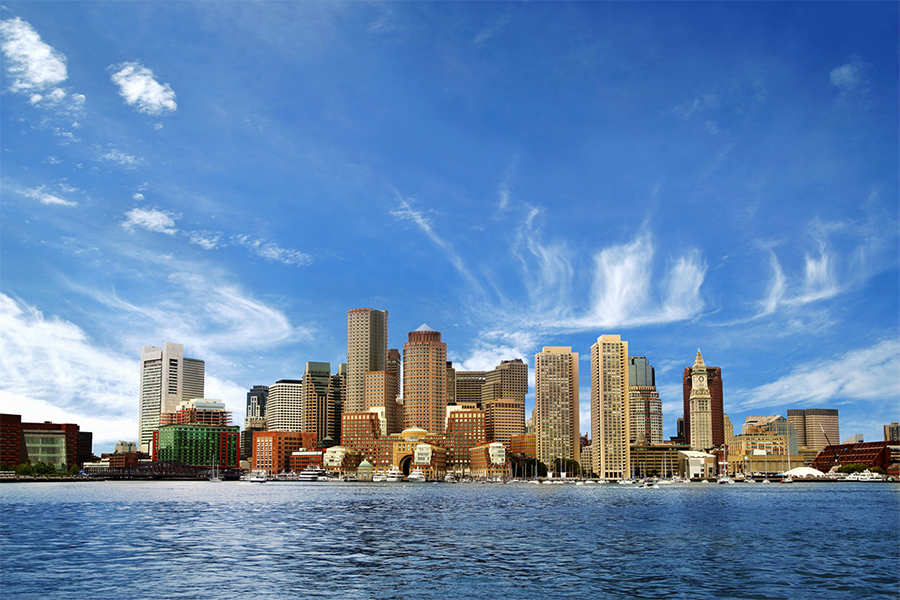
#> input picture Projects/ImgProcessingGUI/images/boston-skyline.jpg, 900 x 600 px
$ python -i img_processing.py   (imports and definitions only)
#> lines starting #> are read from the running program, lines starting #| are printed output that depends on the picture
#!/usr/bin/python
#img_processing.py

'''Holds functions that preform specific tasks related to changin images'''

__version__ = "1.0.0"
__author__ = 'Gregory Chekler'

from PIL import Image

# [61 lines left out: functions inversion, lighten_darken, not called in this run]


def greyscale(image_path):
    """taking and original image and creating a greyscale version of it

    :param image_path: the initial image path
    :return: the new image
    """
#> called with image_path = 'images/boston-skyline.jpg'
    img = Image.open(str(image_path))
#> img is the input picture: PIL image 900x600 RGB; mean R, G, B 99.2, 133.2, 173.9
    rgb = img.convert('RGB')

    width = rgb.size[0]
#> width = 900
    height = rgb.size[1]
#> height = 600

    #average value to implement greyscale set at 0 to begin with
    avg = 0
    net_avg = 0


    new_image = Image.new("RGBA", (width, height), "blue")
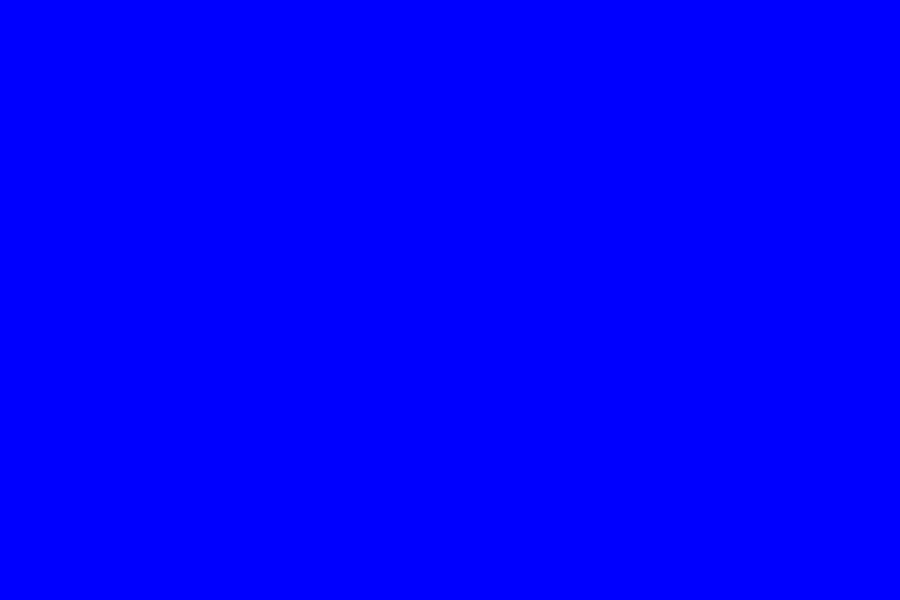
#> new_image: PIL image 900x600 RGBA; mean R, G, B, A 0, 0, 255, 255
    for col in range(width):
        for row in range(height):
            current_pixel = img.getpixel((col, row))

            red_amt = current_pixel[0]
            green_amt = current_pixel[1]
            blue_amt = current_pixel[2]

            r = red_amt
            g = green_amt
            b = blue_amt


            avg = (r+g+b)//3 #calculation to get the average value
            net_avg = net_avg + avg #this is used for the black_and_white function to save processing time

            new_image.putpixel((col, row), (avg, avg, avg))
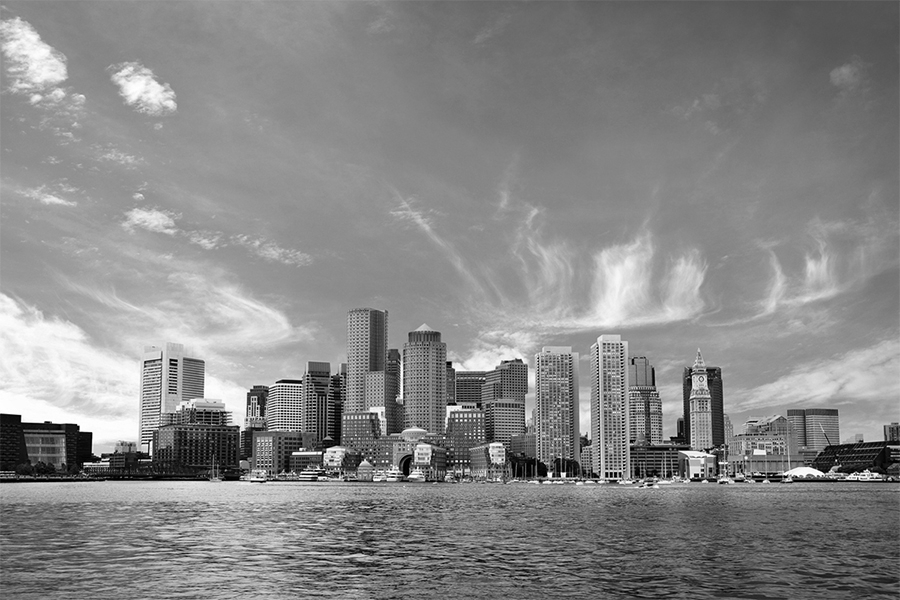
#> new_image: PIL image 900x600 RGBA; mean R, G, B, A 135.1, 135.1, 135.1, 255
#> after the loop, net_avg = 72964958

    net_avg = net_avg//(width*height)
#> net_avg = 135
    return new_image, net_avg #returns both; only the image is used and net_avg is used for next function

def black_and_white(image_path):
    """Creates a black and white image

    :param image_path: the original image path
    :return: the new image
    """

    img = greyscale(image_path)[0]
    net_avg = greyscale(image_path)[1]
#> net_avg = 135
    rgb = img.convert('RGB')

    width = rgb.size[0]
#> width = 900
    height = rgb.size[1]
#> height = 600

    # average value to implement greyscale set at 0 to begin with
    avg = 0

    new_image = Image.new("RGBA", (width, height), "blue")
    for col in range(width):
        for row in range(height):
            current_pixel = img.getpixel((col, row))

            red_amt = current_pixel[0]
            green_amt = current_pixel[1]
            blue_amt = current_pixel[2]

            r = red_amt
            g = green_amt
            b = blue_amt

            #averages the values and then checks it against the net_avg
            # which determines if the pixel should be black or white
            avg = (r + g + b) // 3

            if avg > net_avg:
                new_image.putpixel((col, row), (255, 255, 255))
            if avg < net_avg:
                new_image.putpixel((col, row), (0, 0, 0))
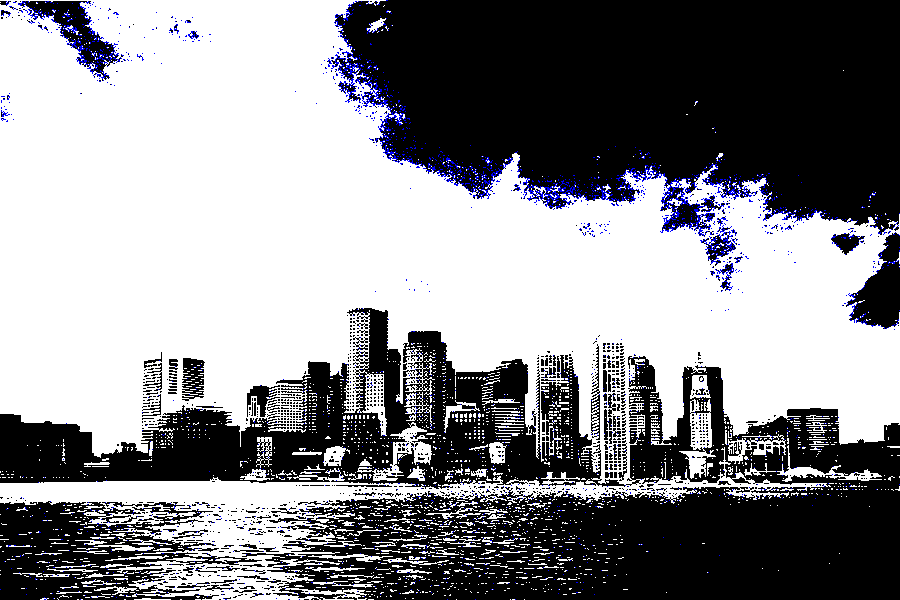
#> new_image: PIL image 900x600 RGBA; mean R, G, B, A 137.4, 137.4, 140.8, 255

    return new_image

# [107 lines left out: functions filter, reverse, save, show, not called in this run]

>>> result = black_and_white('images/boston-skyline.jpg')

$ run again, on Projects/ImgProcessingGUI/images/boston.jpg
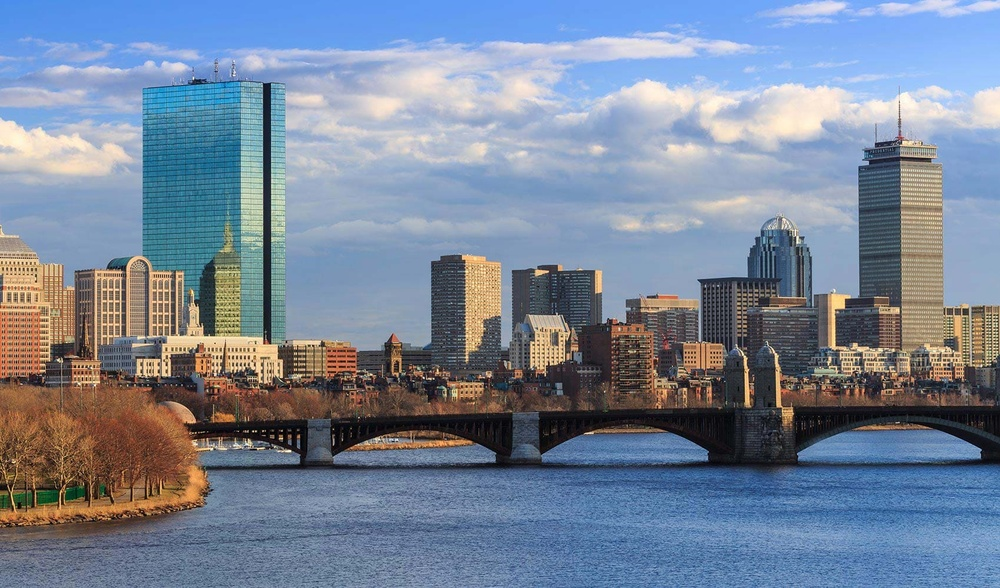
#> input picture Projects/ImgProcessingGUI/images/boston.jpg, 1000 x 588 px, shrunk from 1698 x 998 before the run
#> in greyscale, img is the input picture: PIL image 1000x588 RGB; mean R, G, B 120.5, 133.7, 153.2
#> after the loop in greyscale, `for col in range(width):`:
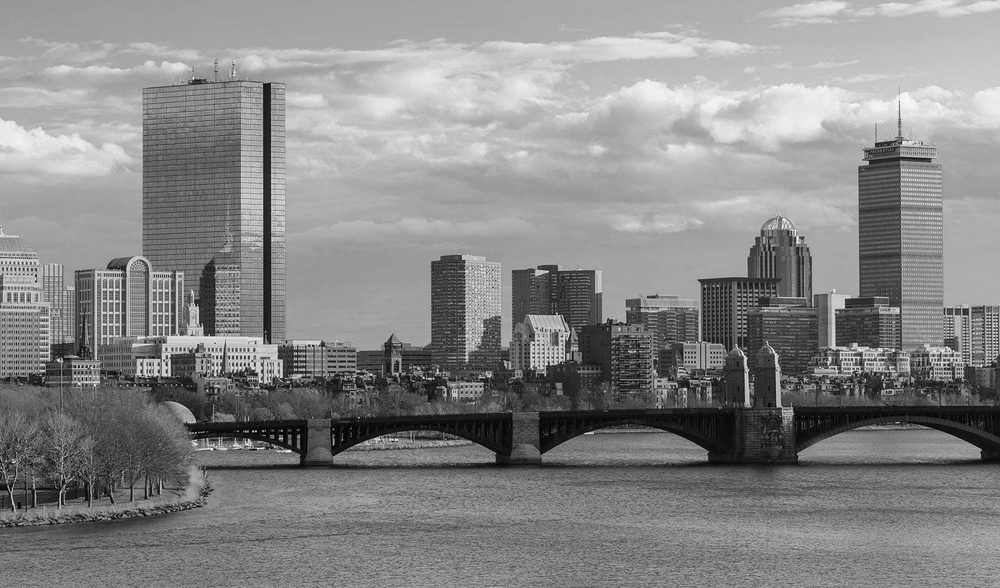
#> new_image: PIL image 1000x588 RGBA; mean R, G, B, A 135.5, 135.5, 135.5, 255
#> after the loop in greyscale, `for col in range(width):`: net_avg = 79649247
#> in greyscale, `net_avg = net_avg//(width*height)`: net_avg = 135
#> after the loop in black_and_white, `for col in range(width):`:
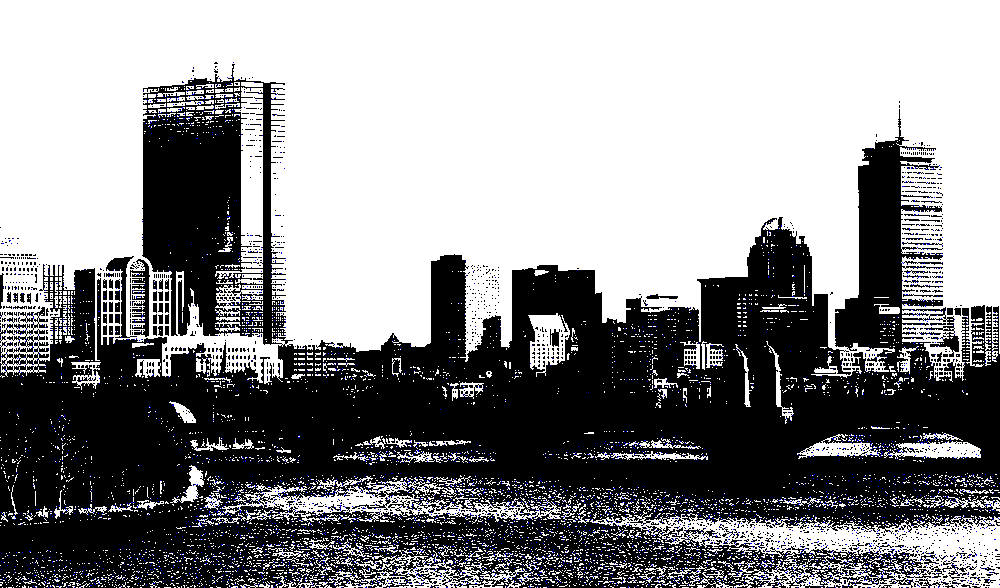
#> new_image: PIL image 1000x588 RGBA; mean R, G, B, A 141.3, 141.3, 142.8, 255
